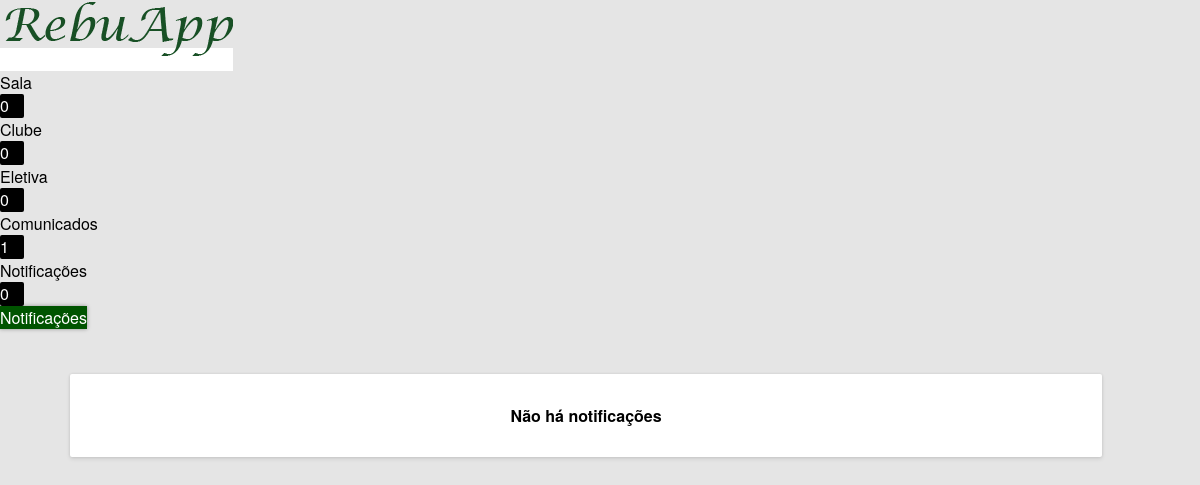
/webapp/rebuapp/notificacoes.php, run on an earlier commit of the app's database.
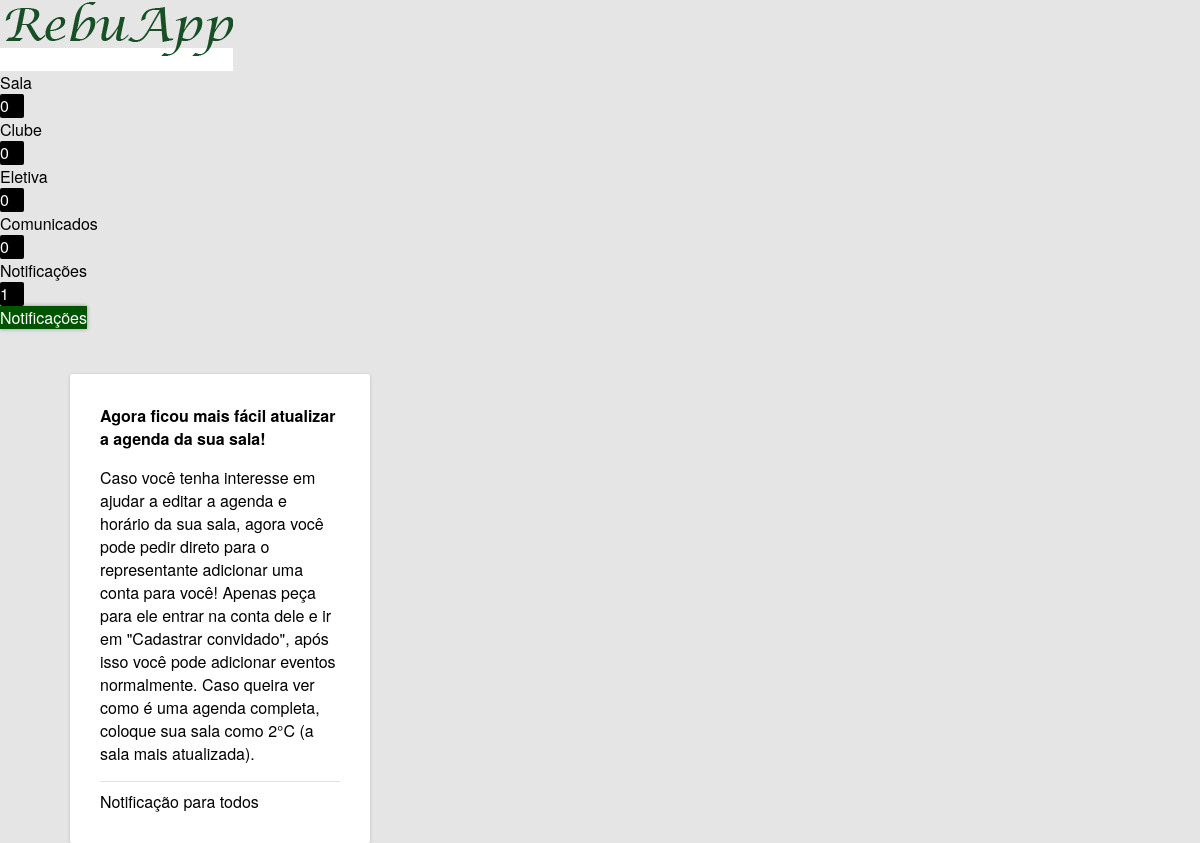
And on a later commit of the database.
### tables this page shows
CREATE TABLE IF NOT EXISTS `notificacoes` (
  `id` int(11) NOT NULL,
  `titulo` varchar(255) NOT NULL,
  `descricao` mediumtext NOT NULL,
  `sumario` varchar(255) NOT NULL,
  `de` varchar(255) NOT NULL,
  `para` varchar(255) NOT NULL
);

### webapp/rebuapp/notificacoes.php (the view, shortened to what this page needs)
<?php
	include("connect_db.php");
?>
<? include("partes/default.php"); ?>
<html>
<head>
  <? include("partes/head.php"); ?>
</head>
<body unresolved>
	 <core-drawer-panel id="drawerPanel">
		 <core-header-panel drawer>
	  <core-menu selected="5">
		  <? include("partes/drawer.php"); ?>
	  </core-menu>
		 </core-header-panel>
	<core-scroll-header-panel main mode="scroll" id="main">
    <core-toolbar id="defaultbar">
    <span flex id="titulo">Notificações</span>
    </core-toolbar>
    <div class="container">
	<?
$result = mysqli_query($dbi, "SELECT * FROM notificacoes WHERE para IN ('$sala','$clube','$eletiva','todos','$isrespon','$cantina') ORDER BY id DESC");
while ($row = mysqli_fetch_array($result)) {
		echo "<paper-shadow z=\"0\" class=\"card\">\n";
		echo "<b>".$row['titulo']."</b>";
		echo "<p>".$row['descricao']."</p>";
		echo "<hr>";
		echo $row['sumario']."";
		echo "</paper-shadow>\n";
	}
if(mysqli_num_rows($result) == 0) { ?>
<paper-shadow z="0" class="littlecard" style="cursor: default;">Não há notificações</paper-shadow>
<? } ?>
    </div></core-scroll-header-panel>
	  </core-drawer-panel>
</body>
</html>

### webapp/rebuapp/partes/default.php (shortened to what this page needs)
<!doctype html>

### webapp/rebuapp/partes/head.php (shortened to what this page needs)
<?
$sala = $_COOKIE['sala'];
$clube = $_COOKIE['clube'];
$eletiva = $_COOKIE['eletiva'];
if($_COOKIE['cantinanotificacoes'] == "true") { $cantina = "cantina"; } else { $cantina = ""; }
?>
<link rel="stylesheet" href="styles/styles.css" shim-shadowdom />

### webapp/rebuapp/partes/drawer.php (shortened to what this page needs)
<?
$notif = mysqli_query($dbi, "SELECT * FROM eventos WHERE sala='$sala'");
$num1 = mysqli_num_rows($notif);
$notif = mysqli_query($dbi, "SELECT * FROM eventos WHERE sala='$clube'");
$num2 = mysqli_num_rows($notif);
$notif = mysqli_query($dbi, "SELECT * FROM eventos WHERE sala='$eletiva'");
$num3 = mysqli_num_rows($notif);
$notif = mysqli_query($dbi, "SELECT * FROM eventos WHERE sala='gestao'");
$num4 = mysqli_num_rows($notif);
if($_COOKIE['responsavel'] == "true") { $isrespon = "responsaveis"; } else { $isrespon = ""; }
$notif = mysqli_query($dbi, "SELECT * FROM notificacoes WHERE para IN ('$sala','$clube','$eletiva','todos','$isrespon','$cantina')");
$num5 = mysqli_num_rows($notif);
?>
	  <img src="imagens/drawer_logo.png" onclick="window.open('sala.php', '_self')" style="margin-bottom: 10px;">
	  <core-item icon="social:school" id="sala">
		<div flex>Sala</div>
		<div class="drawerNumber" horizontal center-center layout><? echo $num1; ?></div>
	 <paper-ripple fit class="recenteringTouch"></paper-ripple> </core-item>
      <core-item icon="maps:directions-walk" id="clube">
		<div flex>Clube</div>
		<div class="drawerNumber" horizontal center-center layout><? echo $num2; ?></div>
	  <paper-ripple fit class="recenteringTouch"></paper-ripple></core-item>
      <core-item icon="maps:local-florist" id="eletiva">
		<div flex>Eletiva</div>
		<div class="drawerNumber" horizontal center-center layout><? echo $num3; ?></div>
	  <paper-ripple fit class="recenteringTouch"></paper-ripple></core-item>
      <core-item icon="announcement" id="comunicados">
		<div flex>Comunicados</div>
		<div class="drawerNumber" horizontal center-center layout><? echo $num4; ?></div>
	  <paper-ripple fit class="recenteringTouch"></paper-ripple></core-item>
      <core-item icon="social:notifications" id="notificacoes">
		<div flex>Notificações</div>
		<div class="drawerNumber" horizontal center-center layout><? echo $num5; ?></div>
	  <paper-ripple fit class="recenteringTouch"></paper-ripple></core-item>

### webapp/rebuapp/styles/styles.css (style rules this page uses)
html,body { height: 100%; margin: 0; background-color: #E5E5E5; font-family: RobotoDraft, Helvetica Neue, Helvetica, Arial; -webkit-tap-highlight-color: rgba(0, 0, 0, 0); -ms-touch-action: none; }
core-toolbar { box-shadow: 0 0px 4px 0 rgba(0, 0, 0, 0.37); }
.container { width: 100%; margin-bottom: 35px auto; }
[drawer] { background-color: #ffffff; -webkit-user-select: none; -moz-user-select: none; -ms-user-select: none; user-select: none; }
.drawerNumber { background: #000000; border-radius: 2px; color: #ffffff; width: 24px; height: 24px; margin-right: 12px; }
paper-shadow.card { display: block; position:relative; border-radius: 2px; box-shadow: rgba(0, 0, 0, 0.0980392) 0px 2px 4px 0px, rgba(0, 0, 0, 0.0980392) 0px 0px 3px 0px; padding: 30px; margin: 10px; background: #ffffff; left: 0; right: 0; word-wrap: break-word; overflow: auto; }
@media (min-width: 981px) { .container { width: 90%; margin: 35px auto; } }
@media (min-width: 981px) { paper-shadow.card { width: 240px; float: left; min-height: 200px; height: auto; word-wrap: break-word; overflow: auto; } }
core-menu { margin-right: 0; }
.littlecard { display: block; position:relative; border-radius: 2px; box-shadow: rgba(0, 0, 0, 0.0980392) 0px 2px 4px 0px, rgba(0, 0, 0, 0.0980392) 0px 0px 3px 0px; padding: 30px; margin: 10px; background: #ffffff; text-align: center; font-weight: bold; height: auto; left: 0; right: 0; }
@media (min-width: 981px) { .littlecard { width: 90%; float: left; } }

### webapp/rebuapp/notificacoes.php (style rules this page uses)
hr { border: 0px; height: 1px; background: #e0e0e0; }

What changed in the data, as far as the page shows it:
added notificacoes: titulo "Agora ficou mais fácil atualizar a agenda da sua sala!", descricao "Caso você tenha interesse em ajudar a editar a agenda e horário da sua sala, agora você pode pedir direto para o representante adicionar uma conta para você! Apenas peça para ele entrar na conta dele e ir em \"Cadastrar convidado\", após isso você pode adicionar eventos normalmente. Caso queira ver como é uma agenda completa, coloque sua sala como 2°C (a sala mais atualizada).", sumario "Notificação para todos"
Also different on the page:
$num4: "1" → "0"
$num5: "0" → "1"
text no longer shown: "Não há notificações"
